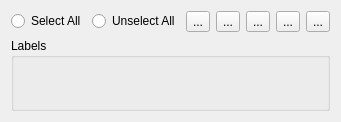
<?xml version="1.0" encoding="UTF-8"?>
<ui version="4.0">
 <class>FilterByLabelDialog</class>
 <widget class="QDialog" name="FilterByLabelDialog">
  <property name="geometry">
   <rect>
    <x>0</x>
    <y>0</y>
    <width>302</width>
    <height>122</height>
   </rect>
  </property>
  <property name="sizePolicy">
   <sizepolicy hsizetype="Fixed" vsizetype="Fixed">
    <horstretch>0</horstretch>
    <verstretch>0</verstretch>
   </sizepolicy>
  </property>
  <property name="windowTitle">
   <string>Filter by label</string>
  </property>
  <layout class="QVBoxLayout" name="verticalLayout">
   <item>
    <layout class="QHBoxLayout" name="horizontalLayout_2">
     <property name="spacing">
      <number>6</number>
     </property>
     <property name="sizeConstraint">
      <enum>QLayout::SetDefaultConstraint</enum>
     </property>
     <item>
      <widget class="QRadioButton" name="selectAllRadioButton">
       <property name="text">
        <string>Select All</string>
       </property>
       <attribute name="buttonGroup">
        <string notr="true">buttonGroup</string>
       </attribute>
      </widget>
     </item>
     <item>
      <widget class="QRadioButton" name="unselectAllRadioButton">
       <property name="text">
        <string>Unselect All</string>
       </property>
       <attribute name="buttonGroup">
        <string notr="true">buttonGroup</string>
       </attribute>
      </widget>
     </item>
     <item>
      <widget class="QToolButton" name="exportSelectedToolButton">
       <property name="toolTip">
        <string>Extract selected part</string>
       </property>
       <property name="text">
        <string>...</string>
       </property>
       <property name="icon">
        <iconset resource="../MainWindow.qrc">
         <normaloff>:/Resources/images/smallSegmentIn.png</normaloff>:/Resources/images/smallSegmentIn.png</iconset>
       </property>
      </widget>
     </item>
     <item>
      <widget class="QToolButton" name="exportUnselectedToolButton">
       <property name="toolTip">
        <string>Extract unselected part</string>
       </property>
       <property name="text">
        <string>...</string>
       </property>
       <property name="icon">
        <iconset resource="../MainWindow.qrc">
         <normaloff>:/Resources/images/smallSegmentOut.png</normaloff>:/Resources/images/smallSegmentOut.png</iconset>
       </property>
      </widget>
     </item>
     <item>
      <widget class="QToolButton" name="splitPushButton">
       <property name="toolTip">
        <string>Split selected and unselected parts</string>
       </property>
       <property name="text">
        <string>...</string>
       </property>
       <property name="icon">
        <iconset resource="../MainWindow.qrc">
         <normaloff>:/Resources/images/smallSplit.png</normaloff>:/Resources/images/smallSplit.png</iconset>
       </property>
      </widget>
     </item>
     <item>
      <widget class="QToolButton" name="toggleSelectedToolButton">
       <property name="text">
        <string>...</string>
       </property>
       <property name="icon">
        <iconset resource="../MainWindow.qrc">
         <normaloff>:/Resources/images/svg/pqPreview.png</normaloff>:/Resources/images/svg/pqPreview.png</iconset>
       </property>
      </widget>
     </item>
     <item>
      <widget class="QToolButton" name="cancelToolButton">
       <property name="text">
        <string>...</string>
       </property>
       <property name="icon">
        <iconset resource="../MainWindow.qrc">
         <normaloff>:/Resources/images/smallCancel.png</normaloff>:/Resources/images/smallCancel.png</iconset>
       </property>
      </widget>
     </item>
    </layout>
   </item>
   <item>
    <widget class="QGroupBox" name="labelGroupBox">
     <property name="title">
      <string>Labels</string>
     </property>
     <property name="flat">
      <bool>false</bool>
     </property>
     <property name="checkable">
      <bool>false</bool>
     </property>
     <layout class="QHBoxLayout" name="horizontalLayout">
      <item>
       <layout class="QGridLayout" name="gridLayout"/>
      </item>
     </layout>
    </widget>
   </item>
  </layout>
 </widget>
 <resources>
  <include location="../MainWindow.qrc"/>
 </resources>
 <connections/>
 <buttongroups>
  <buttongroup name="buttonGroup"/>
 </buttongroups>
</ui>
